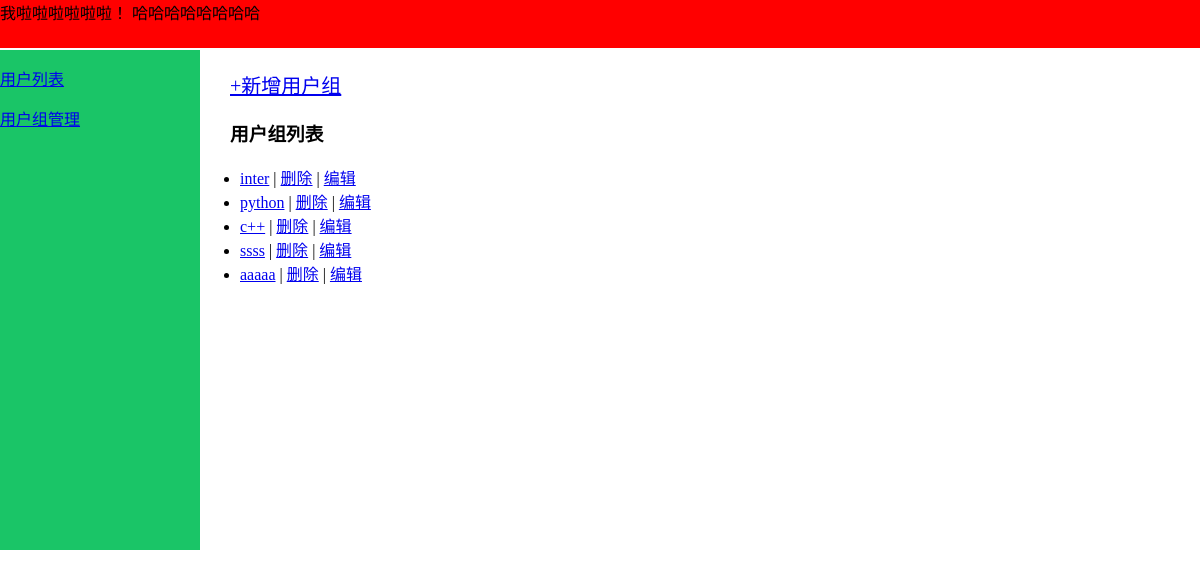
Page /cmdb/group/ on the committed database.
### cmdb/models.py (models this page shows)
class Group(models.Model):
    uid = models.IntegerField(auto_created=True ,primary_key=True)
    classfiy = models.CharField(max_length=32,unique=True)
    caption = models.CharField(max_length=32,null=True)
    ctime = models.DateTimeField(auto_now=True,null=True)

### cmdb/views.py (the view, shortened to what this page needs)
# urls.py: path(r'group/',views.group),
def group(request):
    msg = ''
    obj = models.Group.objects.all()
    return render(request,'group.html',{'obj':obj,'msg':msg})

### templates/group.html (shortened to what this page needs)
<!DOCTYPE html>
<html lang="en">
<head>
</head>
<body>
    <div class='pg_header'>
        我啦啦啦啦啦啦！ 哈哈哈哈哈哈哈哈
    </div>
    <div class='pg_body'>
        <div class='pg_left'>
            <p><a href='/cmdb/state'>用户列表</a></p>
            <p><a href='/cmdb/group'>用户组管理</a></p>
        </div>
        <div class='pg_right'>
            <p style='margin-left: 30px;font-size: 20px'>
                <a href='/cmdb/addgroup'>+新增用户组</a>
                <h3 style='margin-left: 30px;'>用户组列表</h3>
            </p>
            <ul>
                {% for group in obj %}
                   <li>
                       <a href='/cmdb/group-{{ group.uid }}'>{{ group.classfiy }}</a> |
                       <a href='/cmdb/groupdel-{{ group.uid }}'>删除</a> |
                       <a href='/cmdb/groupedit-{{ group.uid }}'>编辑</a>
                   </li>
                {% endfor %}
            </ul>
        </div>
    </div>
</body>
</html>

### templates/group.html (style rules this page uses)
body { margin: 0; }
.pg_header { height: 48px; position: fixed; background-color: red; left: 0; right: 0; top: 0; }
.pg_body { margin-top: 50px; }
.pg_left { float: left; width: 200px; height: 500px; background-color: #1AC567; }
.pg_right { float: left; width: 500px; }

### rows in the picture
Group: classfiy "inter"
Group: classfiy "python"
Group: classfiy "c++"
Group: classfiy "ssss"
Group: classfiy "aaaaa"
